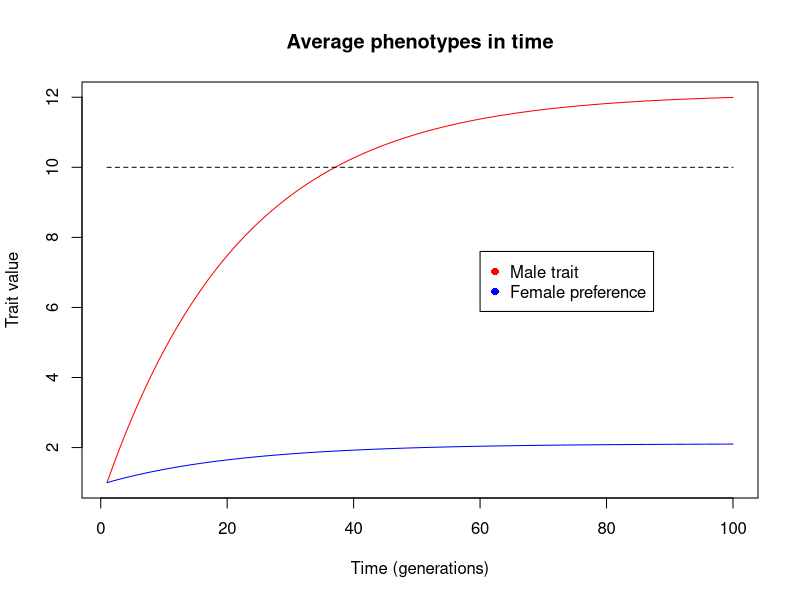
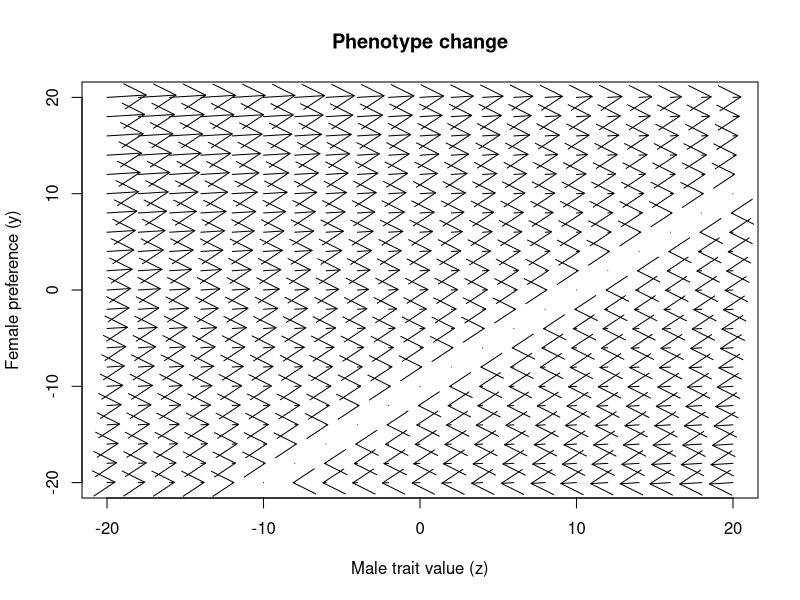

Write R code to recreate these figures, in order.
rm(list = ls())
options(error = browser)
options(echo = FALSE)

Vz <- 0.1
Cxy <- 0.01
n_generations <- 100
initial_mean_z <- 1
initial_mean_y <- 1
theta <- 10 # Male optimum value for viability selection
omega <- 1 #Distribution of viability value around theta

male_color <- "red"
female_color <- "blue"

phenotypes_n_rows <- 2
phenotypes_n_cols <- 1
phenotypes <- data.frame(matrix(0,phenotypes_n_rows,phenotypes_n_cols))
phenotypes[1,1] <- "male trait"
phenotypes[2,1] <- "female preference"
rownames(phenotypes) <- c("z","y")
colnames(phenotypes) <- c("average")

# phenotypes_in_time: keeps track of all frequencies in time
t_n_rows <- n_generations
t_n_cols <- phenotypes_n_rows
phenotypes_in_time <- data.frame(matrix(0,t_n_rows,t_n_cols))
colnames(phenotypes_in_time) <- rownames(phenotypes)
rownames(phenotypes_in_time) <- seq(1:n_generations)
phenotypes_in_time[1,1] <- initial_mean_z
phenotypes_in_time[1,2] <- initial_mean_y

# Start at t=2, because t=1 denotes the initial values
for (t in c(2:n_generations))
{
	print(t)
	cur_z <- phenotypes_in_time[t-1,1]
	cur_y <- phenotypes_in_time[t-1,2]
  print(cur_z)
  print(cur_y)

	delta_z <- 0.5 * Vz  * (cur_y - ((cur_z - theta) / (omega * omega)))
	delta_y <- 0.5 * Cxy * (cur_y - ((cur_z - theta) / (omega * omega)))
	
	next_z <- cur_z + delta_z
	next_y <- cur_y + delta_y
	
	phenotypes_in_time[t,1] <- next_z
	phenotypes_in_time[t,2] <- next_y
}

# Need to use as.matrix, otherwise 'graphical parameter "type" is obsolete'
plot(
	as.matrix(phenotypes_in_time[1]),
	xlim=c(1,n_generations),
	ylim=c(min(phenotypes_in_time),max(phenotypes_in_time)),
	type="l",col=male_color,
	main="Average phenotypes in time",
	ylab="Trait value",
	xlab="Time (generations)"
)
legend_x <- 0.6 * n_generations
legend_y <- max(phenotypes_in_time) - (0.4 * (max(phenotypes_in_time) - min(phenotypes_in_time)))
legend(
	legend_x,
	legend_y,
	c("Male trait","Female preference"),col=c(male_color,female_color),pch=c(16,16)
)
lines(phenotypes_in_time[2],col=female_color)
lines(c(1,n_generations),c(theta,theta),lty="dashed")


# Start at t=2, because t=1 denotes the initial values
min_z <- -20
max_z <-  20
res_z <- 20
min_y <- -20
max_y <-  20
res_y <- 20

plot(
	"",
	xlim=c(min_z,max_z),
	ylim=c(min_y,max_y),
	type="n",
	main="Phenotype change",
	ylab="Female preference (y)",
	xlab="Male trait value (z)"
)

for (cur_z in seq(min_z,max_z,(max_z-min_z)/res_z))
{
	for (cur_y in seq(min_y,max_y,(max_y-min_y)/res_y))
	{
		delta_z <- 0.5 * Vz  * (cur_y - ((cur_z - theta) / (omega * omega)))
		delta_y <- 0.5 * Cxy * (cur_y - ((cur_z - theta) / (omega * omega)))
		
		next_z <- cur_z + delta_z
		next_y <- cur_y + delta_y
    arrows(cur_z,cur_y,next_z,next_y)
	}
}

# plot(
# 	as.matrix(phenotypes_in_time),
# 	xlim=c(min(phenotypes_in_time[1]),max(phenotypes_in_time[1])),
# 	ylim=c(min(phenotypes_in_time[2]),max(phenotypes_in_time[1])),
# 	type="l",col=c(male_color,female_color),
# 	main="Phenotypes run",
# 	ylab="Female preference (y)",
# 	xlab="Male trait value (z)"
# )
# legend_x <- max(phenotypes_in_time[1])
# legend_y <- max(phenotypes_in_time[2])
# legend(
# 	legend_x,
# 	legend_y,
# 	c("Male trait","Female preference"),col=c(male_color,female_color),pch=c(16,16)
# )
	
